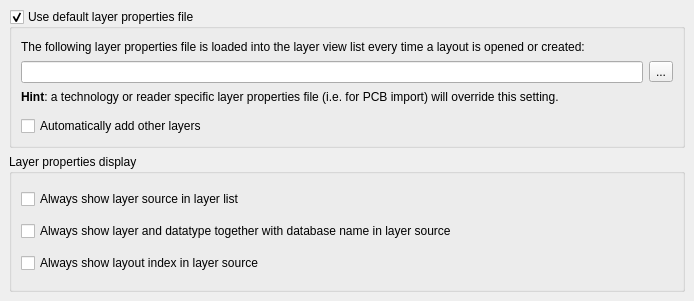
<ui version="4.0" >
 <class>LayoutViewConfigPage5</class>
 <widget class="QFrame" name="LayoutViewConfigPage5" >
  <property name="geometry" >
   <rect>
    <x>0</x>
    <y>0</y>
    <width>694</width>
    <height>301</height>
   </rect>
  </property>
  <property name="windowTitle" >
   <string>Application Settings</string>
  </property>
  <layout class="QVBoxLayout" >
   <property name="margin" >
    <number>9</number>
   </property>
   <property name="spacing" >
    <number>6</number>
   </property>
   <item>
    <widget class="QGroupBox" name="lyp_file_gbx" >
     <property name="title" >
      <string>Use default layer properties file</string>
     </property>
     <property name="checkable" >
      <bool>true</bool>
     </property>
     <layout class="QGridLayout" >
      <property name="margin" >
       <number>9</number>
      </property>
      <property name="spacing" >
       <number>6</number>
      </property>
      <item row="1" column="1" >
       <widget class="QToolButton" name="browse_pb" >
        <property name="text" >
         <string>...</string>
        </property>
       </widget>
      </item>
      <item row="4" column="0" colspan="2" >
       <widget class="QCheckBox" name="add_other_layers_cb" >
        <property name="text" >
         <string>Automatically add other layers</string>
        </property>
       </widget>
      </item>
      <item row="1" column="0" >
       <widget class="QLineEdit" name="lyp_file_le" />
      </item>
      <item row="2" column="0" colspan="2" >
       <widget class="QLabel" name="label_2" >
        <property name="text" >
         <string>&lt;html>&lt;body>&lt;b>Hint&lt;/b>: a technology or reader specific layer properties file (i.e. for PCB import) will override this setting.&lt;/p>&lt;/body>&lt;/html></string>
        </property>
        <property name="wordWrap" >
         <bool>true</bool>
        </property>
       </widget>
      </item>
      <item row="0" column="0" colspan="2" >
       <widget class="QLabel" name="label" >
        <property name="text" >
         <string>The following layer properties file is loaded into the layer view list every time a layout is opened or created:</string>
        </property>
        <property name="wordWrap" >
         <bool>true</bool>
        </property>
       </widget>
      </item>
      <item row="3" column="0" >
       <spacer>
        <property name="orientation" >
         <enum>Qt::Vertical</enum>
        </property>
        <property name="sizeType" >
         <enum>QSizePolicy::Fixed</enum>
        </property>
        <property name="sizeHint" >
         <size>
          <width>20</width>
          <height>5</height>
         </size>
        </property>
       </spacer>
      </item>
     </layout>
    </widget>
   </item>
   <item>
    <widget class="QGroupBox" name="groupBox" >
     <property name="title" >
      <string>Layer properties display</string>
     </property>
     <layout class="QVBoxLayout" >
      <property name="margin" >
       <number>9</number>
      </property>
      <property name="spacing" >
       <number>6</number>
      </property>
      <item>
       <widget class="QCheckBox" name="source_display_cb" >
        <property name="text" >
         <string>Always show layer source in layer list</string>
        </property>
       </widget>
      </item>
      <item>
       <widget class="QCheckBox" name="ld_display_cb" >
        <property name="text" >
         <string>Always show layer and datatype together with database name in layer source</string>
        </property>
       </widget>
      </item>
      <item>
       <widget class="QCheckBox" name="ly_index_cb" >
        <property name="text" >
         <string>Always show layout index in layer source</string>
        </property>
       </widget>
      </item>
     </layout>
    </widget>
   </item>
  </layout>
 </widget>
 <layoutdefault spacing="6" margin="11" />
 <tabstops>
  <tabstop>lyp_file_gbx</tabstop>
  <tabstop>lyp_file_le</tabstop>
  <tabstop>browse_pb</tabstop>
 </tabstops>
 <resources/>
 <connections/>
</ui>
